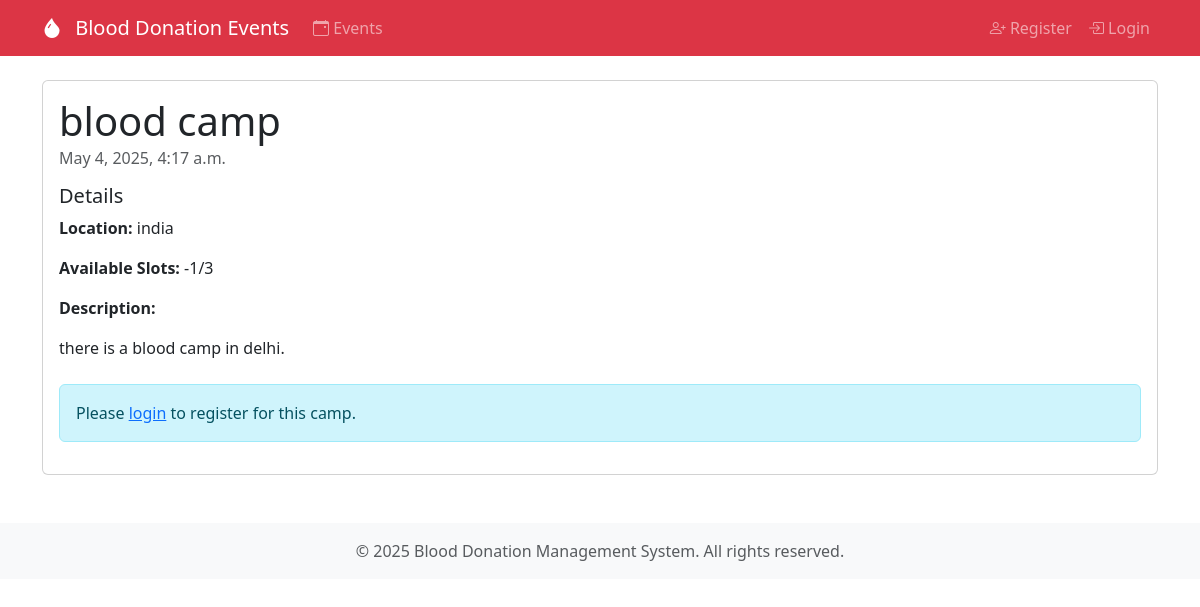
Page /camps/1/ on the committed database.
### camps/models.py (models this page shows, shortened)
class Camp(models.Model):
    CATEGORY_CHOICES = [
        ('general', 'General'),
        ('emergency', 'Emergency'),
        ('special', 'Special Drive'),
    ]
    title = models.CharField(max_length=200)
    date = models.DateTimeField()
    location = models.CharField(max_length=200)
    description = models.TextField()
    capacity = models.PositiveIntegerField(default=100)
    category = models.CharField(max_length=20, choices=CATEGORY_CHOICES, default='general')
    contact_email = models.EmailField(null=True, blank=True)
    contact_phone = models.CharField(max_length=15, null=True, blank=True)
    created_at = models.DateTimeField(auto_now_add=True)
    updated_at = models.DateTimeField(auto_now=True)
    @property
    def is_past(self):
        return self.date < timezone.now()
    @property
    def available_slots(self):
        return self.capacity - self.registrations.count()

### camps/views.py (the view)
# urls.py: path('<int:pk>/', views.camp_detail, name='camp_detail'),
def camp_detail(request, pk):
    camp = get_object_or_404(Camp, pk=pk)
    is_registered = False
    if request.user.is_authenticated:
        is_registered = CampRegistration.objects.filter(camp=camp, user=request.user).exists()
    context = {
        'camp': camp,
        'is_registered': is_registered,
        'can_register': not camp.is_past and not camp.is_full and not is_registered,
    }
    return render(request, 'camps/camp_detail.html', context)

### camps/templates/camps/camp_detail.html (shortened to what this page needs)
{% extends 'camps/base.html' %}
{% block content %}
<div class="card">
    <div class="card-body">
        <h1 class="card-title">{{ camp.title }}</h1>
        <h6 class="card-subtitle mb-3 text-muted">{{ camp.date|date:"F j, Y, g:i a" }}</h6>
        <div class="mb-4">
            <h5>Details</h5>
            <p><strong>Location:</strong> {{ camp.location }}</p>
            <p><strong>Available Slots:</strong> {{ camp.available_slots }}/{{ camp.capacity }}</p>
            <p><strong>Description:</strong></p>
            <p>{{ camp.description }}</p>
        </div>
        {% if user.is_authenticated %}
            {% if is_registered %}
                <div class="alert alert-success">
                    You are registered for this camp!
                </div>
            {% elif camp.is_past %}
                <div class="alert alert-warning">
                    This camp has already taken place.
                </div>
            {% elif camp.is_full %}
                <div class="alert alert-warning">
                    This camp is full.
                </div>
            {% else %}
                <a href="{% url 'camps:register' camp.pk %}" class="btn btn-primary">Register for this Camp</a>
            {% endif %}
        {% else %}
            <div class="alert alert-info">
                Please <a href="{% url 'admin:login' %}">login</a> to register for this camp.
            </div>
        {% endif %}
    </div>
</div>
{% endblock %}

### rows in the picture
Camp: title "blood camp", date "May 4, 2025, 4:17 a.m.", location "india", available_slots "-1", capacity "3", description "there is a blood camp in delhi."
